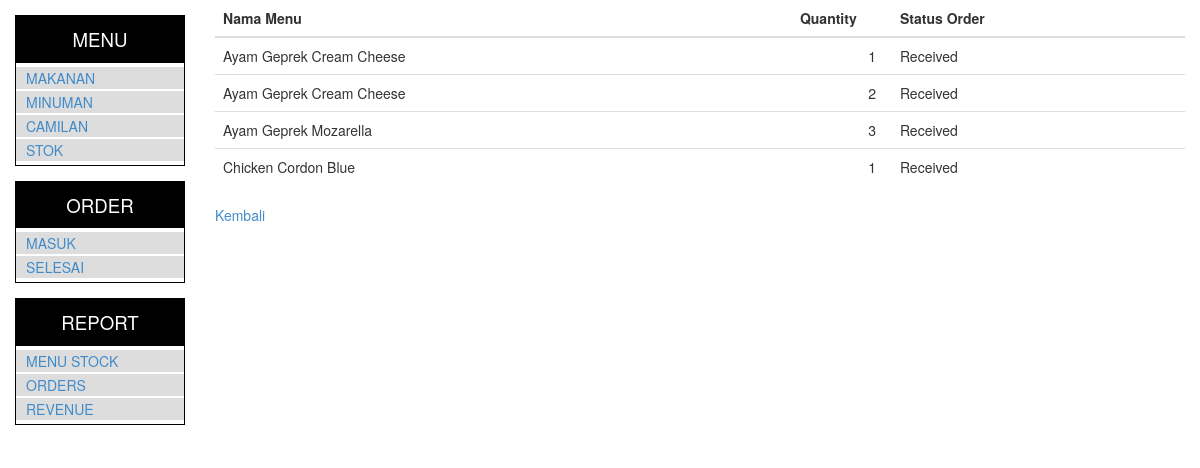
Page /?menu=menuOrder&id=2-170901-001 on the committed database.
### tables this page shows
CREATE TABLE `orderList` (
  `orderList_id` int(5) unsigned NOT NULL AUTO_INCREMENT,
  `order_id` varchar(13) DEFAULT NULL,
  `menu_id` int(3) unsigned zerofill DEFAULT NULL,
  `orderList_status` enum('received','delivered') DEFAULT 'received',
  `qty` int(3) DEFAULT '1',
  PRIMARY KEY (`orderList_id`)
);

CREATE TABLE `menuList` (
  `menu_id` int(3) unsigned zerofill NOT NULL AUTO_INCREMENT,
  `cat` enum('Makanan','Minuman','Camilan') DEFAULT 'Makanan',
  `nama` varchar(50) NOT NULL,
  `harga` int(5) NOT NULL DEFAULT '0',
  `diskon` float(5,2) DEFAULT '0.00',
  `photo` tinytext,
  `todayMenu` enum('0','1') DEFAULT '0',
  `stok` int(3) DEFAULT '0',
  PRIMARY KEY (`menu_id`)
);

### lib/class.crud.inc.php (called while the page is built, shortened)
<?php
class dbcrud
{
   function transact($sql,$data=array()){
	   include('koneksi.inc.php');
	   $tqry=$conn->prepare($sql);
	   $tqry->execute($data);
	   return($tqry);
   }
   function pickup2($cols,$table,$keysets,$order){
	   $sql = "SELECT $cols FROM $table
			   WHERE $keysets ORDER BY $order LIMIT ".rows;
	   $qry = $this->transact($sql);
	   $data = array();
	   while($rs = $qry->fetch()){
		   array_push($data,$rs);
	   }
	   return($data);
   }
}
?>

### menuOrder.php (the view)
<table class="table table-sm">
  <thead>
    <tr>
      <th>Nama Menu</th>
      <th>Quantity</th>
      <th>Status Order</th>
    </tr>
  </thead>
  <tbody>
	<?php
	$menu = $adm->pickup2(	'menuList.nama,orderList_status status,orderList.qty',
							'orderList, menuList',
							"order_id = '".$_GET['id']."' &&
							menuList.menu_id = orderList.menu_id",'nama');
	$i=0;
	while($i < count($menu)){
		echo "
		<tr>
		  <td>".$menu[$i]['nama']."</td>
		  <td width='100' align='right'>".$menu[$i]['qty']."&nbsp;&nbsp;</td>
		  <td>".ucfirst($menu[$i]['status'])."</td>
		</tr>
		";
		$i++;
	}
	?>
  </tbody>
</table>
<a href="javascript:void(0)" onclick="history.go(-1)">Kembali</a>

### rows in the picture
orderlist: menu.nama "Ayam Geprek Cream Cheese", qty "1", orderList_status "Received"
orderlist: menu.nama "Ayam Geprek Cream Cheese", qty "2", orderList_status "Received"
orderlist: menu.nama "Ayam Geprek Mozarella", qty "3", orderList_status "Received"
orderlist: menu.nama "Chicken Cordon Blue", qty "1", orderList_status "Received"
